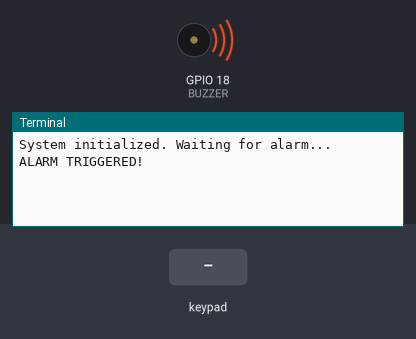
This program was run on a simulated Raspberry Pi (BCM pin numbers). Parts: buzzer (waves = sounding, pin HIGH), the last lines printed to the terminal. Inputs (shaded band) come from the test bench. Random numbers come from a fixed seed; pins used as bus, display or sensor lines are not drawn.

Above: at 8.2 s.
8.3 s: key '1' pressed
At 9.5 s:
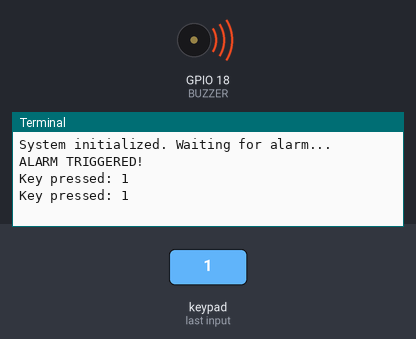
9.8 s: keypad keys 1 2 3 4 pressed 0.4 s apart
At 10.11 s:
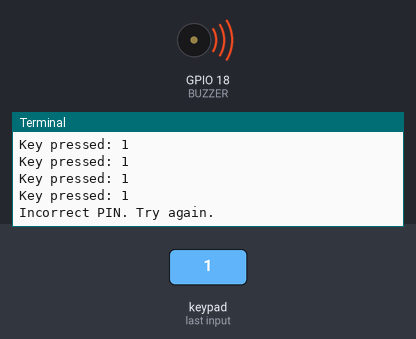
12.9 s: key 'A' pressed
At 14.1 s:
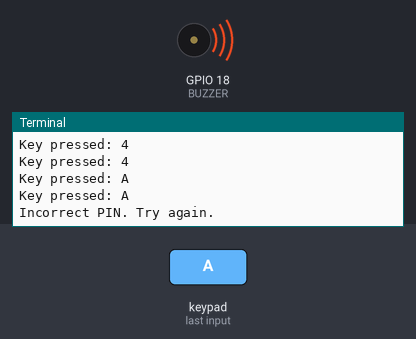
14.4 s: keypad keys 1 2 3 4 # pressed 0.4 s apart
At 17.0 s:
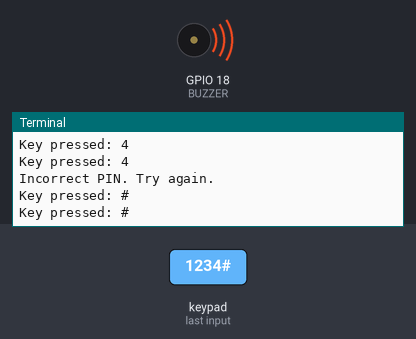
17.9 s: key 'B' pressed
At 18.6 s:
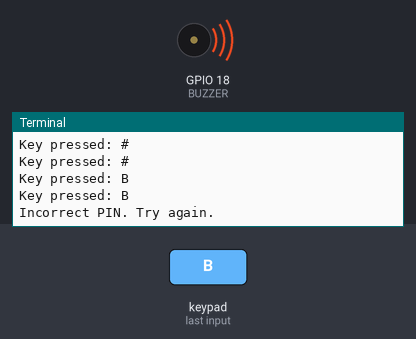
19.4 s: keypad keys 1 2 3 4 * pressed 0.4 s apart
At 22.3 s:
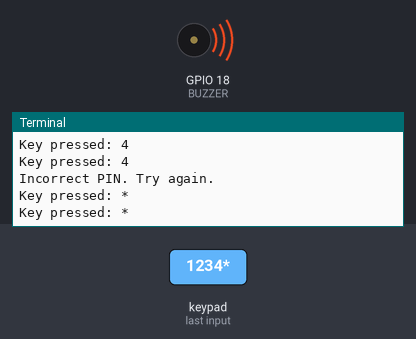
Timing chart, 0 to 23.8 s (numbered marks = the images above; inputs shaded):
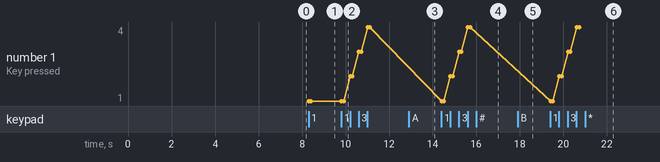

Measured:
- after the input at 8.3 s, the terminal: prints a new line at once (image 1)
- after the input at 9.8 s, the terminal: prints a new line after 0.11 s (image 2)
- after the input at 12.9 s, the terminal: prints a new line at once (image 3)
- after the input at 14.4 s, the terminal: prints a new line at once (image 4)
- after the input at 17.9 s, the terminal: prints a new line at once (image 5)
- after the input at 19.4 s, the terminal: prints a new line at once (image 6)
- plotted number 1: 1 → 4 after the input at 9.8 s

The program:

09b-keypad-piezo-buzzer-code.py
```python
import RPi.GPIO as GPIO
import time
import random

# GPIO pin definitions for keypad
L1 = 24
L2 = 25
L3 = 8
L4 = 7
C1 = 12
C2 = 16
C3 = 20
C4 = 21

# GPIO pin for the buzzer
BUZZER = 18

# The PIN code to stop the alarm
PIN_CODE = "1234"

# Initialize GPIO
GPIO.setwarnings(False)
GPIO.setmode(GPIO.BCM)

# Setup keypad GPIO pins
GPIO.setup([L1, L2, L3, L4], GPIO.OUT)
GPIO.setup([C1, C2, C3, C4], GPIO.IN, pull_up_down=GPIO.PUD_DOWN)

# Setup buzzer GPIO pin
GPIO.setup(BUZZER, GPIO.OUT)

# Global variables
input_code = ""  # To store the entered PIN
alarm_active = False  # Alarm state


def buzz(state):
    """Turn the buzzer on or off."""
    GPIO.output(BUZZER, state)


def read_line(line, characters):
    """Read input from the keypad."""
    global input_code, alarm_active

    GPIO.output(line, GPIO.HIGH)
    if GPIO.input(C1) == 1:
        process_key(characters[0])
    if GPIO.input(C2) == 1:
        process_key(characters[1])
    if GPIO.input(C3) == 1:
        process_key(characters[2])
    if GPIO.input(C4) == 1:
        process_key(characters[3])
    GPIO.output(line, GPIO.LOW)


def process_key(key):
    """Handle key press events."""
    global input_code, alarm_active

    if alarm_active:  # Only process keys if the alarm is active
        print(f"Key pressed: {key}")
        input_code += key

        if len(input_code) >= len(PIN_CODE):  # Check PIN code
            if input_code == PIN_CODE:
                print("Correct PIN entered. Alarm deactivated.")
                buzz(False)  # Turn off the buzzer
                alarm_active = False
            else:
                print("Incorrect PIN. Try again.")
            input_code = ""  # Reset the entered PIN


try:
    # Main program loop
    print("System initialized. Waiting for alarm...")
    time.sleep(random.randint(5, 15))  # Random delay before alarm activates
    print("ALARM TRIGGERED!")
    buzz(True)  # Activate the buzzer
    alarm_active = True

    while True:
        # Continuously check the keypad
        read_line(L1, ["1", "2", "3", "A"])
        read_line(L2, ["4", "5", "6", "B"])
        read_line(L3, ["7", "8", "9", "C"])
        read_line(L4, ["*", "0", "#", "D"])
        time.sleep(0.1)

except KeyboardInterrupt:
    print("\nApplication stopped!")

finally:
    GPIO.cleanup()
```
